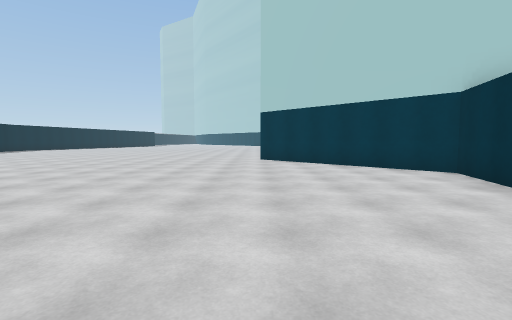
View 1 (above)

23 first-person views from a walk through a scene from a Unity 3-D project. The camera is 1.4 m above the floor, tilts 4° down and sees 85° across. The floor is counted in squares, 2 m on a side. Each view is taken from the middle of a square. On the plan, view 1 faces up. The plan holds only what a view shows up to about 9 squares ahead; the rest is blank. The place goes on beyond the plan.

View 2
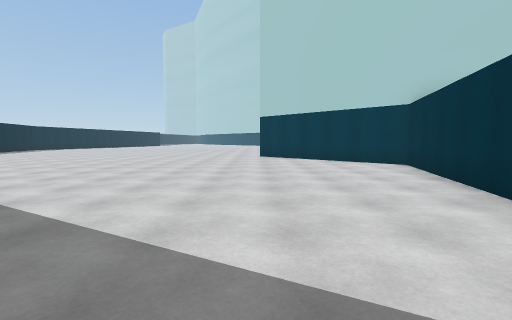

View 3
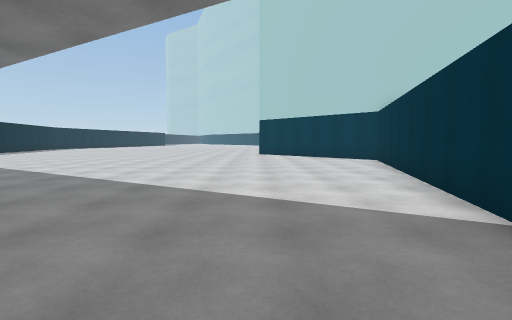

View 4
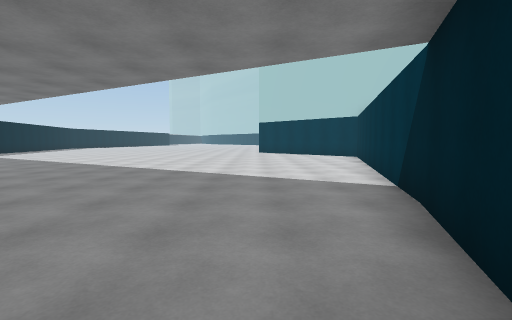

View 5
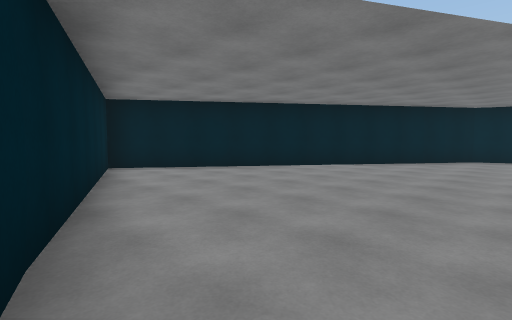

View 6
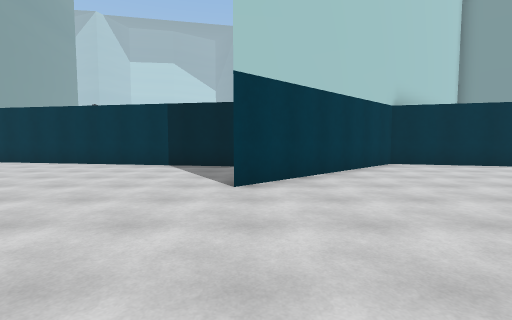

View 7
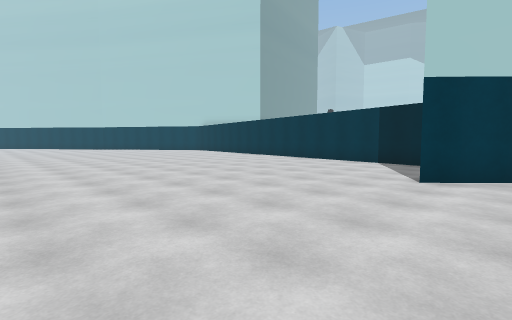

View 8
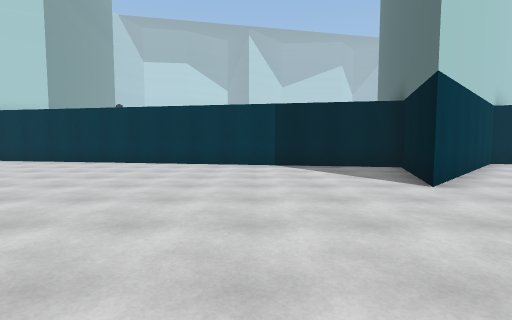

View 9
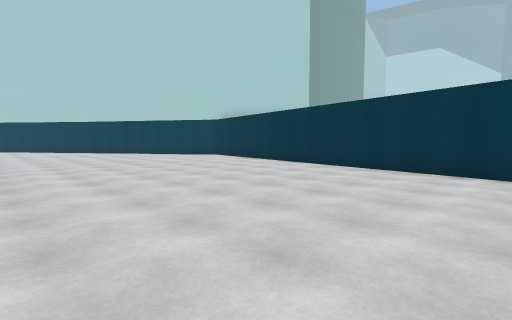

View 10
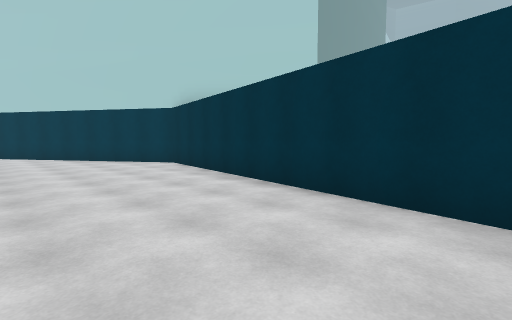

View 11
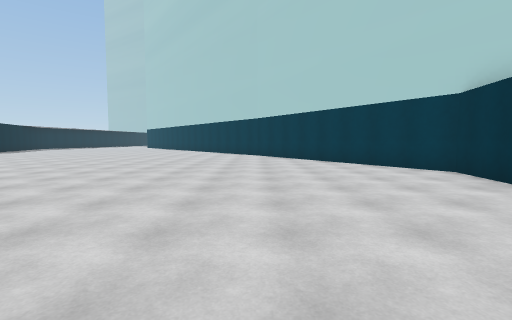

View 12
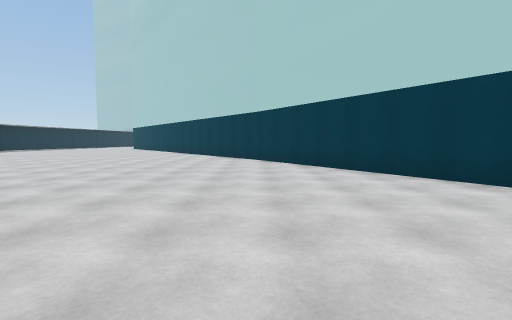

View 13
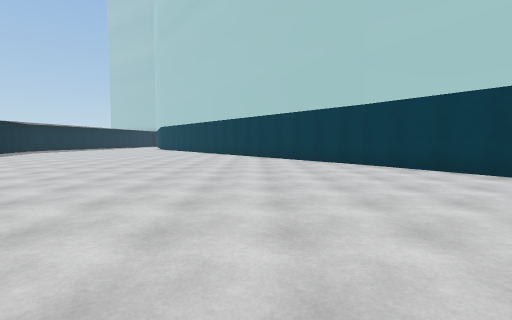

View 14
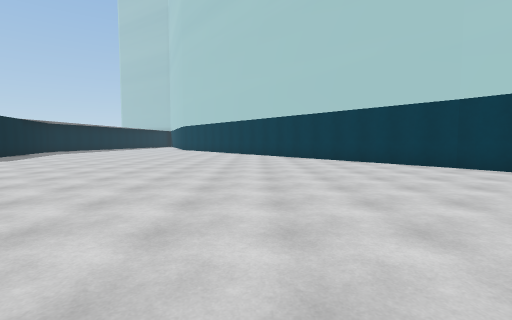

View 15
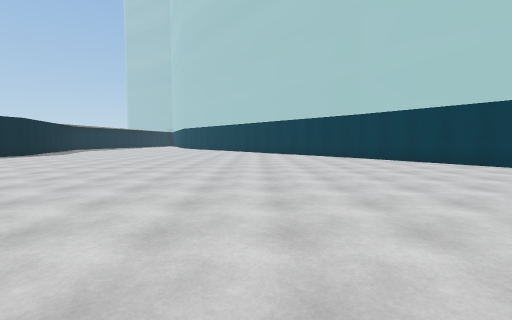

View 16
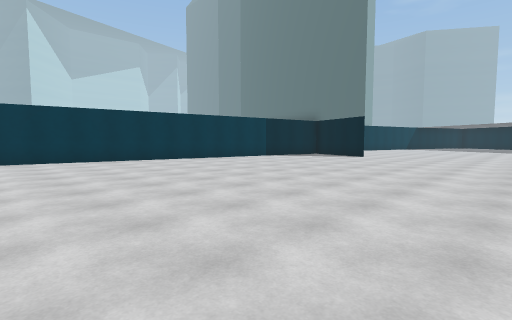

View 17
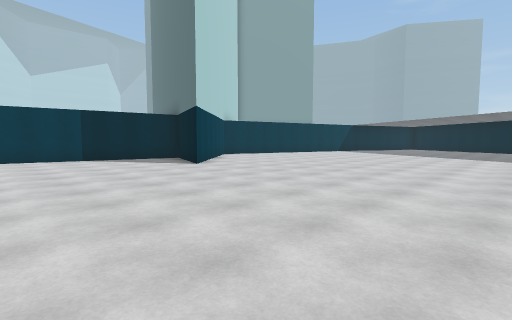

View 18
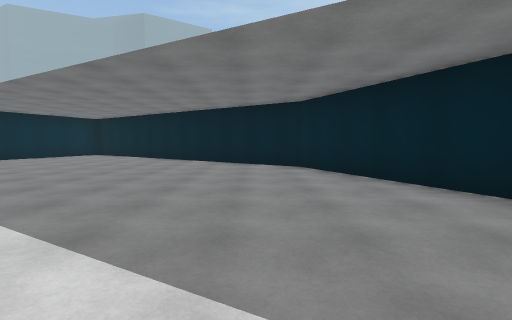

View 19
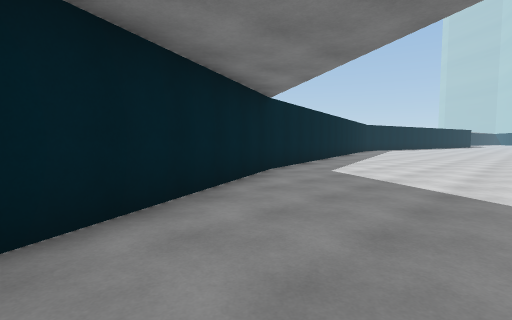

View 20
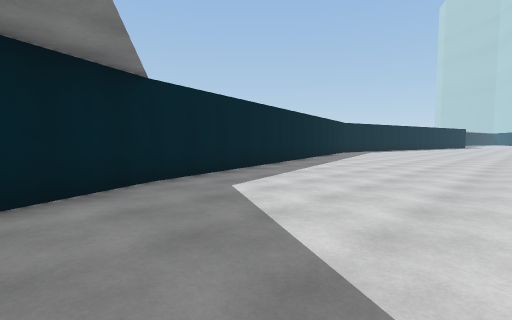

View 21
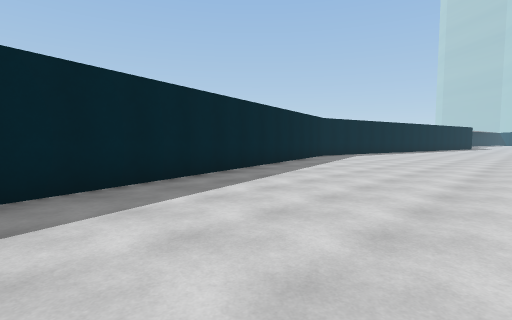

View 22
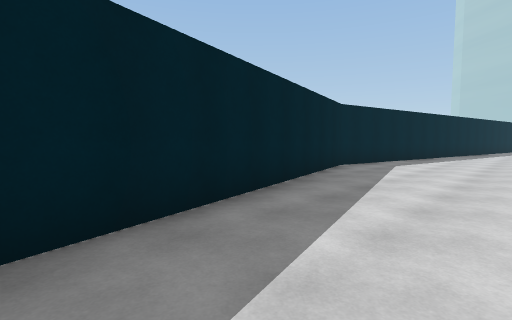

View 23
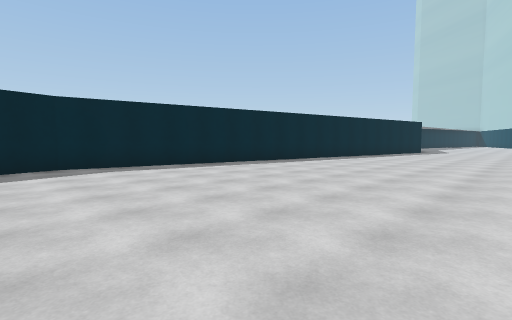

### Floor plan
Points are (right, up) in squares from view 1. A wall is a line through its corners. A room is listed if a view was taken in it or the views show most of it. See-through windows are left out.
Room 1 (views 1, 2, 3, 4, 5, 6, 7, 8, 9, 10, 11, 12, 13, 14, 15, 16, 17, 18, 19, 20, 21, 22, 23)
walls: (-15, 22.7) (-15.9, 18.3) (-12.6, 5); (-12.6, 5.1) (-9.2, -2.4) (-1.9, -7.5); (2.1, 33) (0.5, 35); (1.8, -3) (4.3, 6) (0.2, 10.3) (3.3, 9.2) (6.4, 26.2) (2.1, 33.1); (0.1, -7.6) (1.9, -2.9)

Where each view was taken, in squares from view 1:
view 1: 0 up, 0 right, facing up
view 2: 2 down, 0 right, facing up
view 3: 4 down, 0 right, facing up
view 4: 6 down, 0 right, facing up
view 5: 1 down, 2 right, facing down-left
view 6: 10 up, 4 left, facing right
view 7: 9 up, 5 left, facing up-right
view 8: 13 up, 4 left, facing right
view 9: 15 up, 2 left, facing up-right
view 10: 18 up, 2 right, facing up-right
view 11: 20 up, 2 right, facing up
view 12: 23 up, 2 right, facing up
view 13: 25 up, 1 left, facing up
view 14: 26 up, 3 left, facing up
view 15: 22 up, 2 left, facing up
view 16: 22 up, 5 left, facing down-right
view 17: 15 up, 7 left, facing down-right
view 18: 5 up, 8 left, facing down
view 19: 0 up, 8 left, facing up-left
view 20: 3 up, 8 left, facing up-left
view 21: 7 up, 9 left, facing up-left
view 22: 11 up, 12 left, facing up-left
view 23: 17 up, 8 left, facing up-left
